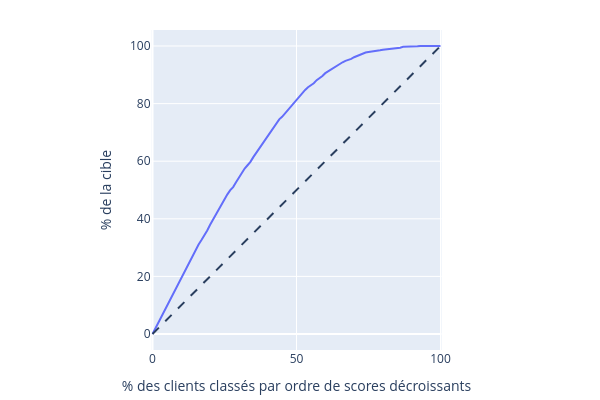

The code cell stored with this chart in its notebook:
### Code cell
# Représentation de la courbe de lift
# Prédire sur l'ensemble de test
y_pred = classifier_xgb.predict_proba(x_test)[:, 1]

# Construisons le jeu de données pour la courbe
lift_df = lift_curve_data(y_true=y_test, y_pred=y_pred)

# Affichons la courbe
fig = go.Figure()
fig.add_shape(
    type="line", line=dict(dash="dash"),
    x0=0, x1=100, y0=0, y1=100
)
fig.add_trace(
    go.Scatter(
        x=lift_df.index,
        y=lift_df["concentration"],
        mode="lines"
    )
)
fig.update_layout(
    xaxis_title="% des clients classés par ordre de scores décroissants",
    yaxis_title="% de la cible",
    yaxis=dict(scaleanchor="x", scaleratio=1),
    xaxis=dict(constrain="domain"),
    margin=dict(l=0, r=0, t=30, b=50),
    width=600, height=400
)
fig.show()

### Figure 1 — Plotly figure (JSON) as saved in the notebook; plotly's stock layout.template omitted (floating-point values rounded to 4 significant figures)
{"data": [{"mode": "lines", "type": "scatter", "x": [0, 1, 2, 3, 4, 5, 6, 7, 8, 9, 10, 11, 12, 13, 14, 15, 16, 17, 18, 19, 20, 21, 22, 23, 24, 25, 26, 27, 28, 29, 30, 31, 32, 33, 34, 35, 36, 37, 38, 39, 40, 41, 42, 43, 44, 45, 46, 47, 48, 49, 50, 51, 52, 53, 54, 55, 56, 57, 58, 59, 60, 61, 62, 63, 64, 65, 66, 67, 68, 69, 70, 71, 72, 73, 74, 75, 76, 77, 78, 79, 80, 81, 82, 83, 84, 85, 86, 87, 88, 89, 90, 91, 92, 93, 94, 95, 96, 97, 98, 99, 100], "y": [0, 1.944, 3.984, 6.025, 7.872, 9.815, 11.86, 13.8, 15.74, 17.78, 19.73, 21.48, 23.42, 25.46, 27.31, 29.25, 31.1, 32.65, 34.21, 35.96, 37.9, 39.75, 41.5, 43.34, 45.0, 46.65, 48.49, 49.95, 51.02, 52.67, 54.42, 55.98, 57.43, 58.6, 59.77, 61.42, 62.88, 64.33, 65.79, 67.44, 68.8, 70.26, 71.91, 72.98, 74.54, 75.41, 76.58, 77.94, 79.2, 80.37, 81.44, 82.7, 83.58, 84.74, 85.71, 86.39, 87.07, 88.14, 88.73, 89.6, 90.57, 91.25, 91.84, 92.42, 93.1, 93.68, 94.36, 94.85, 95.14, 95.53, 96.11, 96.5, 96.99, 97.47, 97.76, 97.96, 98.06, 98.25, 98.35, 98.54, 98.74, 98.83, 99.03, 99.13, 99.32, 99.42, 99.42, 99.71, 99.71, 99.71, 99.81, 99.9, 99.9, 100, 100, 100, 100, 100, 100, 100, 100]}], "layout": {"height": 400, "margin": {"b": 50, "l": 0, "r": 0, "t": 30}, "shapes": [{"line": {"dash": "dash"}, "type": "line", "x0": 0, "x1": 100, "y0": 0, "y1": 100}], "width": 600, "xaxis": {"constrain": "domain", "title": {"text": "% des clients classés par ordre de scores décroissants"}}, "yaxis": {"scaleanchor": "x", "scaleratio": 1, "title": {"text": "% de la cible"}}}}
